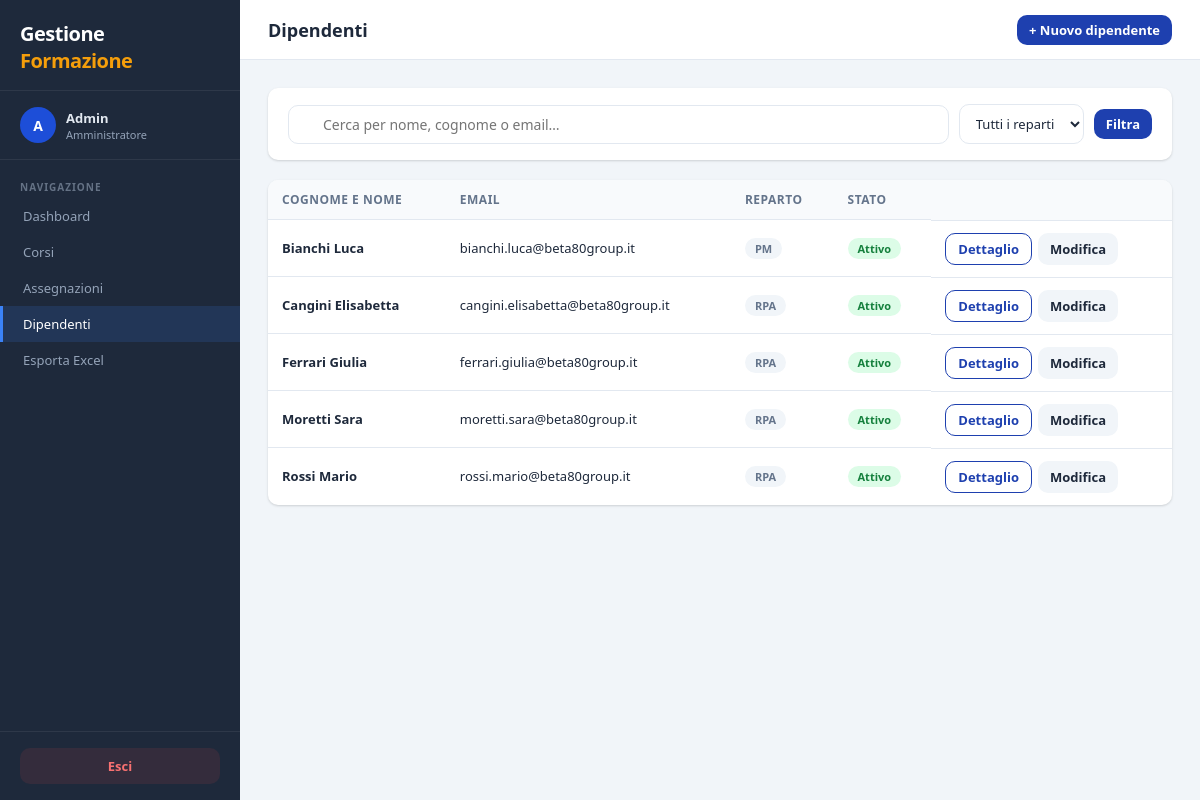
Screenshot of /dipendenti/ (signed in) with the database file from the repository.
### gestionale/models.py (models this page shows, shortened)
class Dipendente(models.Model):
    REPARTO_CHOICES = [
        ('IT', 'IT'),
        ('HR', 'HR'),
        ('PM', 'PM'),
        ('RPA', 'RPA'),
        ('Finance', 'Finance'),
        ('Sales', 'Sales'),
        ('Operations', 'Operations'),
        ('Altro', 'Altro'),
    ]
    nome = models.CharField(max_length=100)
    cognome = models.CharField(max_length=100)
    email = models.EmailField(unique=True)
    reparto = models.CharField(max_length=100, blank=True, choices=REPARTO_CHOICES, db_index=True)
    attivo = models.BooleanField(default=True)
    class Meta:
        verbose_name_plural = 'Dipendenti'
        ordering = ['cognome', 'nome']

### gestionale/views.py (the view)
# urls.py: path('dipendenti/', views.DipendenteListView.as_view(), name='dipendente_list'),
class DipendenteListView(AdminRequiredMixin, ListView):
    model = Dipendente
    template_name = 'gestionale/dipendenti/list.html'
    context_object_name = 'dipendenti'
    def get_queryset(self):
        qs = Dipendente.objects.all()
        q = self.request.GET.get('q')
        reparto = self.request.GET.get('reparto')
        if q:
            qs = qs.filter(
                Q(nome__icontains=q) | Q(cognome__icontains=q) | Q(email__icontains=q)
            )
        if reparto:
            qs = qs.filter(reparto=reparto)
        return qs
    def get_context_data(self, **kwargs):
        ctx = super().get_context_data(**kwargs)
        ctx['reparti'] = Dipendente.REPARTO_CHOICES
        ctx['filtri'] = self.request.GET
        return ctx

### gestionale/views.py (called while the page is built)
    def test_func(self):
        return self.request.user.is_staff

### gestionale/templates/gestionale/dipendenti/list.html (shortened to what this page needs)
{% extends "gestionale/base.html" %}
{% block page_title %}Dipendenti{% endblock %}
{% block topbar_actions %}
  <a href="{% url 'gestionale:dipendente_create' %}" class="btn btn-primary btn-sm">+ Nuovo dipendente</a>
{% endblock %}
{% block content %}
<div class="filter-bar">
  <form method="get" style="display:flex;gap:10px;flex:1;flex-wrap:wrap;align-items:center;">
    <div class="search-wrap">
      <input type="text" name="q" class="search-input" placeholder="Cerca per nome, cognome o email…" value="{{ filtri.q }}">
    </div>
    <select name="reparto" class="filter-select">
      <option value="">Tutti i reparti</option>
    </select>
    <button type="submit" class="btn btn-primary btn-sm">Filtra</button>
  </form>
</div>
<div class="card">
  <div class="card-body" style="padding:0;">
    <table>
      <thead>
        <tr>
          <th>Cognome e Nome</th>
          <th>Email</th>
          <th>Reparto</th>
          <th>Stato</th>
          <th></th>
        </tr>
      </thead>
      <tbody>
        {% for d in dipendenti %}
        <tr>
          <td><strong>{{ d.cognome }} {{ d.nome }}</strong></td>
          <td>{{ d.email }}</td>
          <td><span class="badge badge-secondary">{{ d.reparto }}</span></td>
          <td>{% if d.attivo %}<span class="badge badge-success">Attivo</span>{% else %}<span class="badge badge-danger">Inattivo</span>{% endif %}</td>
          <td class="td-actions">
            <a href="{% url 'gestionale:dipendente_detail' d.pk %}" class="btn btn-outline btn-sm">Dettaglio</a>
            <a href="{% url 'gestionale:dipendente_update' d.pk %}" class="btn btn-sm" style="background:#f1f5f9;color:#1e293b;">Modifica</a>
          </td>
        </tr>
        {% empty %}
        <tr>
          <td colspan="5" style="padding:24px;text-align:center;color:#64748b;">Nessun dipendente trovato.</td>
        </tr>
        {% endfor %}
      </tbody>
    </table>
  </div>
</div>
{% endblock %}

### gestionale/templates/gestionale/base.html (shortened to what this page needs)
{% load static %}
<!DOCTYPE html>
<html lang="it">
<head>
  <link rel="stylesheet" href="{% static 'gestionale/css/dashboard.css' %}">
</head>
<body>
<div class="app-layout">
  <aside id="sidebar">
    <div class="sidebar-brand">
      <div class="brand">Gestione <span>Formazione</span></div>
    </div>
    <div class="sidebar-user">
      <div class="avatar {% if request.user.is_staff %}avatar-admin{% else %}avatar-dipendente{% endif %}">
        {{ request.user.username|first|upper }}
      </div>
      <div class="sidebar-user-info">
        <div class="sidebar-user-name">{{ request.user.get_full_name|default:request.user.username }}</div>
        <div class="sidebar-user-role">{% if request.user.is_staff %}Amministratore{% else %}Dipendente{% endif %}</div>
      </div>
    </div>
    <nav>
      <div class="nav-section">Navigazione</div>
      <a href="{% url 'gestionale:dashboard' %}" class="nav-item {% if request.resolver_match.url_name == 'dashboard' %}active{% endif %}">Dashboard</a>
      <a href="{% url 'gestionale:corso_list' %}" class="nav-item {% if 'corso' in request.resolver_match.url_name %}active{% endif %}">Corsi</a>
      <a href="{% url 'gestionale:assegnazione_list' %}" class="nav-item {% if 'assegnazione' in request.resolver_match.url_name or 'certificato' in request.resolver_match.url_name %}active{% endif %}">Assegnazioni</a>
      {% if request.user.is_staff %}
      <a href="{% url 'gestionale:dipendente_list' %}" class="nav-item {% if 'dipendente' in request.resolver_match.url_name %}active{% endif %}">Dipendenti</a>
      <a href="{% url 'gestionale:export_excel' %}" class="nav-item">Esporta Excel</a>
      {% endif %}
    </nav>
    <div class="sidebar-bottom">
      <form method="post" action="{% url 'gestionale:logout' %}">
        <button type="submit" class="btn-logout">Esci</button>
      </form>
    </div>
  </aside>
  <main id="main-content">
    <div class="topbar">
      <div class="topbar-title">{% block page_title %}{% endblock %}</div>
      <div class="topbar-right">{% block topbar_actions %}{% endblock %}</div>
    </div>
    <div class="page-content">
      {% block content %}{% endblock %}
    </div>
  </main>
</div>
</body>
</html>

### rows the page displays
Dipendente: cognome "Bianchi", nome "Luca", email "bianchi.luca@beta80group.it", reparto "PM", attivo "Attivo"
Dipendente: cognome "Cangini", nome "Elisabetta", email "cangini.elisabetta@beta80group.it", reparto "RPA", attivo "Attivo"
Dipendente: cognome "Ferrari", nome "Giulia", email "ferrari.giulia@beta80group.it", reparto "RPA", attivo "Attivo"
Dipendente: cognome "Moretti", nome "Sara", email "moretti.sara@beta80group.it", reparto "RPA", attivo "Attivo"
Dipendente: cognome "Rossi", nome "Mario", email "rossi.mario@beta80group.it", reparto "RPA", attivo "Attivo"

### other values shown
{{ request.user.username|first|upper }} "A"
{{ request.user.get_full_name|default:request.user.username }} "Admin"
